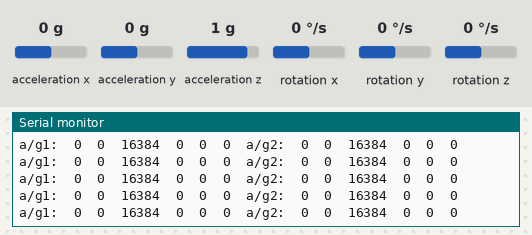
The sketch below on a simulated Arduino Uno, built with avr-gcc and run on an emulated ATmega328P. Shown: the last lines printed to the serial monitor. The test bench sets the inputs (shaded band); at power-on: acceleration x 0 g, acceleration y 0 g, acceleration z 1 g, rotation x 0 °/s, rotation y 0 °/s, rotation z 0 °/s.

Above: at 1.2 s.
1.3 s: acceleration x set to -1.4 g
At 1.9 s:
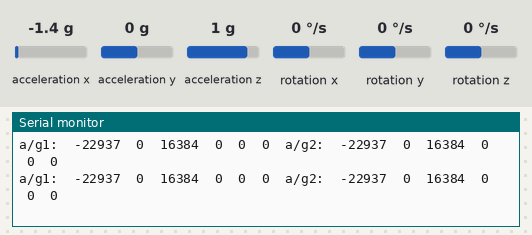
4.3 s: acceleration y set to -1.4 g
At 4.9 s:
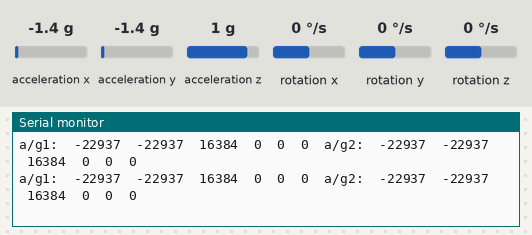
7.3 s: acceleration z set to 0 g
At 8.4 s:
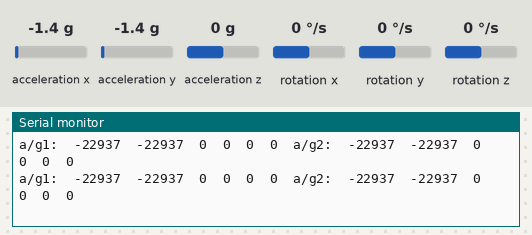
10.3 s: rotation x set to 100 °/s
At 10.8 s:
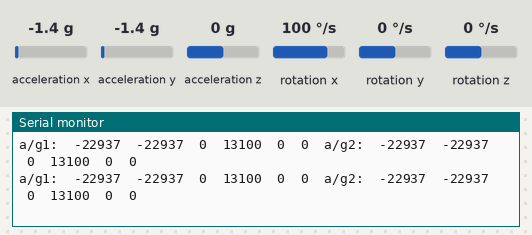
13.3 s: rotation y set to 100 °/s
At 13.8 s:
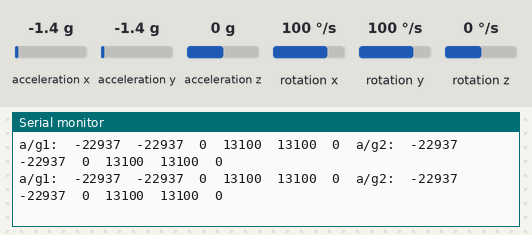
16.3 s: acceleration x set to 0 g
At 16.8 s:
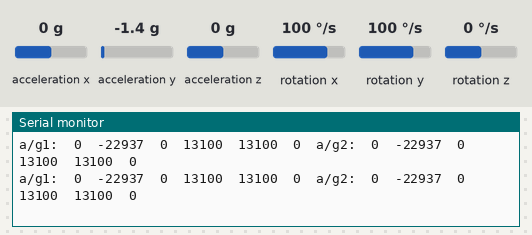

Measured:
- after the input at 1.3 s, the serial monitor: prints a new line at once (image 1)
- after the input at 4.3 s, the serial monitor: prints a new line at once (image 2)
- after the input at 7.3 s, the serial monitor: prints a new line at once (image 3)
- after the input at 10.3 s, the serial monitor: prints a new line at once (image 4)
- after the input at 13.3 s, the serial monitor: prints a new line at once (image 5)
- after the input at 16.3 s, the serial monitor: prints a new line at once (image 6)

The sketch:

MPU6050_raw_double.ino
```cpp
// I2C device class (I2Cdev) demonstration Arduino sketch for MPU6050 class
// 10/7/2011 by Jeff Rowberg <jeff@rowberg.net>
// Updates should (hopefully) always be available at https://github.com/jrowberg/i2cdevlib
//
// Changelog:
//      2013-05-08 - added multiple output formats
//                 - added seamless Fastwire support
//      2011-10-07 - initial release

/* ============================================
I2Cdev device library code is placed under the MIT license
Copyright (c) 2011 Jeff Rowberg

Permission is hereby granted, free of charge, to any person obtaining a copy
of this software and associated documentation files (the "Software"), to deal
in the Software without restriction, including without limitation the rights
to use, copy, modify, merge, publish, distribute, sublicense, and/or sell
copies of the Software, and to permit persons to whom the Software is
furnished to do so, subject to the following conditions:

The above copyright notice and this permission notice shall be included in
all copies or substantial portions of the Software.

THE SOFTWARE IS PROVIDED "AS IS", WITHOUT WARRANTY OF ANY KIND, EXPRESS OR
IMPLIED, INCLUDING BUT NOT LIMITED TO THE WARRANTIES OF MERCHANTABILITY,
FITNESS FOR A PARTICULAR PURPOSE AND NONINFRINGEMENT. IN NO EVENT SHALL THE
AUTHORS OR COPYRIGHT HOLDERS BE LIABLE FOR ANY CLAIM, DAMAGES OR OTHER
LIABILITY, WHETHER IN AN ACTION OF CONTRACT, TORT OR OTHERWISE, ARISING FROM,
OUT OF OR IN CONNECTION WITH THE SOFTWARE OR THE USE OR OTHER DEALINGS IN
THE SOFTWARE.
===============================================
*/

// I2Cdev and MPU6050 must be installed as libraries, or else the .cpp/.h files
// for both classes must be in the include path of your project
#include "I2Cdev.h"
#include "MPU6050.h"

// Arduino Wire library is required if I2Cdev I2CDEV_ARDUINO_WIRE implementation
// is used in I2Cdev.h
#if I2CDEV_IMPLEMENTATION == I2CDEV_ARDUINO_WIRE
    #include "Wire.h"
#endif

// class default I2C address is 0x68
// specific I2C addresses may be passed as a parameter here
// AD0 low = 0x68 (default for InvenSense evaluation board)
// AD0 high = 0x69
MPU6050 accelgyro1(0x68);
MPU6050 accelgyro2(0x69); // <-- use for AD0 high

int16_t ax1, ay1, az1;
int16_t gx1, gy1, gz1;

int16_t ax2, ay2, az2;
int16_t gx2, gy2, gz2;

// uncomment "OUTPUT_READABLE_ACCELGYRO" if you want to see a tab-separated
// list of the accel X/Y/Z and then gyro X/Y/Z values in decimal. Easy to read,
// not so easy to parse, and slow(er) over UART.
#define OUTPUT_READABLE_ACCELGYRO

// uncomment "OUTPUT_BINARY_ACCELGYRO" to send all 6 axes of data as 16-bit
// binary, one right after the other. This is very fast (as fast as possible
// without compression or data loss), and easy to parse, but impossible to read
// for a human.
//#define OUTPUT_BINARY_ACCELGYRO


void setup() {
    // join I2C bus (I2Cdev library doesn't do this automatically)
    #if I2CDEV_IMPLEMENTATION == I2CDEV_ARDUINO_WIRE
        Wire.begin();
    #elif I2CDEV_IMPLEMENTATION == I2CDEV_BUILTIN_FASTWIRE
        Fastwire::setup(400, true);
    #endif

    // initialize serial communication
    // (38400 chosen because it works as well at 8MHz as it does at 16MHz, but
    // it's really up to you depending on your project)
    Serial.begin(38400);

    // initialize device
    //Serial.println("Initializing I2C devices...");
    accelgyro1.initialize();
    accelgyro2.initialize();

    // verify connection
    //Serial.println("Testing device connections...");
    //accelgyro1.testConnection();
    //accelgyro2.testConnection();
    Serial.println("");
    Serial.println(accelgyro1.testConnection() ? "MPU6050 1 connection successful" : "MPU6050 1 connection failed");
    Serial.println(accelgyro2.testConnection() ? "MPU6050 2 connection successful" : "MPU6050 2 connection failed");

    // use the code below to change accel/gyro offset values
    // number 0
    accelgyro1.setXAccelOffset(-706);
    accelgyro1.setYAccelOffset(-918);
    accelgyro1.setZAccelOffset(607);
    accelgyro1.setXGyroOffset(10479);
    accelgyro1.setYGyroOffset(1337);
    accelgyro1.setZGyroOffset(-319);

    // number 1
    accelgyro2.setXAccelOffset(-221);
    accelgyro2.setYAccelOffset(377);
    accelgyro2.setZAccelOffset(1531);
    accelgyro2.setXGyroOffset(113);
    accelgyro2.setYGyroOffset(-69);
    accelgyro2.setZGyroOffset(-69);

    // configure Arduino LED pin for output
    //pinMode(LED_PIN, OUTPUT);
}

void loop() {
    // read raw accel/gyro measurements from device
    accelgyro1.getMotion6(&ax1, &ay1, &az1, &gx1, &gy1, &gz1);
    accelgyro2.getMotion6(&ax2, &ay2, &az2, &gx2, &gy2, &gz2);

    // these methods (and a few others) are also available
    //accelgyro.getAcceleration(&ax, &ay, &az);
    //accelgyro.getRotation(&gx, &gy, &gz);

    #ifdef OUTPUT_READABLE_ACCELGYRO
        // display tab-separated accel/gyro x/y/z values
        Serial.print("a/g1:\t");
        Serial.print(ax1); Serial.print("\t");
        Serial.print(ay1); Serial.print("\t");
        Serial.print(az1); Serial.print("\t");
        Serial.print(gx1); Serial.print("\t");
        Serial.print(gy1); Serial.print("\t");
        Serial.print(gz1); Serial.print("\t");

        Serial.print("a/g2:\t");
        Serial.print(ax2); Serial.print("\t");
        Serial.print(ay2); Serial.print("\t");
        Serial.print(az2); Serial.print("\t");
        Serial.print(gx2); Serial.print("\t");
        Serial.print(gy2); Serial.print("\t");
        Serial.println(gz2);
    #endif

    #ifdef OUTPUT_BINARY_ACCELGYRO
        Serial.write((uint8_t)'$');
        Serial.write((uint8_t)'2');
        Serial.write((uint8_t)(ax >> 8)); Serial.write((uint8_t)(ax & 0xFF));
        Serial.write((uint8_t)(ay >> 8)); Serial.write((uint8_t)(ay & 0xFF));
        Serial.write((uint8_t)(az >> 8)); Serial.write((uint8_t)(az & 0xFF));
        Serial.write((uint8_t)(gx >> 8)); Serial.write((uint8_t)(gx & 0xFF));
        Serial.write((uint8_t)(gy >> 8)); Serial.write((uint8_t)(gy & 0xFF));
        Serial.write((uint8_t)(gz >> 8)); Serial.write((uint8_t)(gz & 0xFF));
        Serial.write((uint8_t)'\r');
        Serial.write((uint8_t)'\r');
        //Serial.write('$');
    #endif

    // blink LED to indicate activity
    //blinkState = !blinkState;
    //digitalWrite(LED_PIN, blinkState);
}
```
